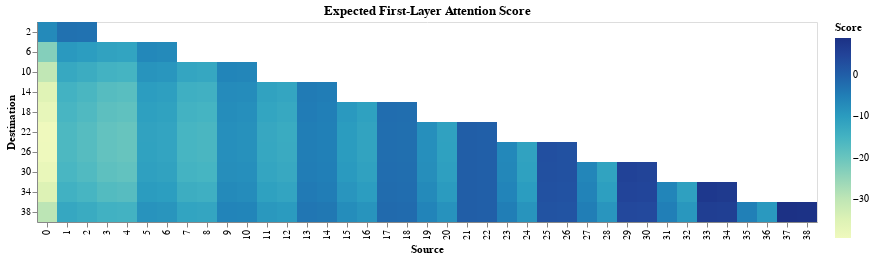

Here is the notebook cell this chart was saved with:
### Code cell
plot_df(df, "Expected First-Layer Attention Score", softmax=False)

### Figure 1 — Vega-Lite specification as saved in the notebook (floating-point values rounded to 4 significant figures; data arrays with more than 128 entries replaced by an {"elided": "..."} marker saying what was removed)
{"config": {"view": {"continuousWidth": 300, "continuousHeight": 300}}, "data": {"name": "data-07c2a9cd894c24f2d5889232a4de6b3a"}, "mark": {"type": "rect", "height": 20, "width": 20}, "encoding": {"color": {"field": "Score", "type": "quantitative"}, "x": {"field": "Source", "type": "nominal"}, "y": {"field": "Destination", "type": "nominal"}}, "title": "Expected First-Layer Attention Score", "$schema": "https://vega.github.io/schema/vega-lite/v5.17.0.json", "datasets": {"data-07c2a9cd894c24f2d5889232a4de6b3a": {"elided": "400 records"}}}
